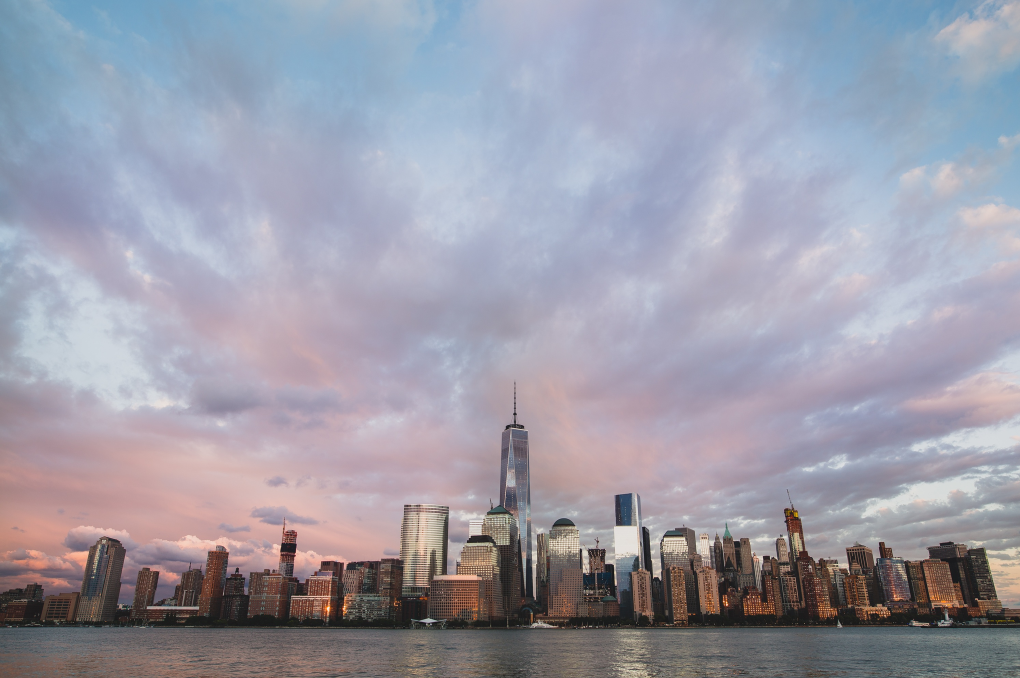
#> input picture test-images/0057.png, 2040 x 1356 px (shown at 1/2 size)
$ python -i image_profiler.py   (imports and definitions only)
#> lines starting #> are read from the running program, lines starting #| are printed output that depends on the picture
#> in profile_image, img is the input picture: PIL image 2040x1356 RGB; mean R, G, B 155.9, 155.6, 168.7
#!/usr/bin/env python3
# =============================================================================
# BSD 2-Clause License
# Copyright (c) 2026, Jeremy Pickett. All rights reserved.
# =============================================================================
"""
Image Profiler
==============
Extracts a rich, structured profile from every image that passes through
the provenance pipeline — combining technical pixel analysis with semantic
scene analysis from Claude Haiku.

TWO CHANNELS
------------
Technical (no API, instant):
  Pixel statistics, color temperature, entropy, aspect ratio, and all
  provenance payload fields extracted during embedding.

Semantic (Haiku vision, ~$0.001/image):
  Scene type, lighting, time of day, weather, subject distance, color mood,
  crowd density, geographic region, and more — all returned as structured JSON.

OUTPUT
------
A flat dict per image, suitable for direct insertion into a database table,
or accumulated as JSONL for batch analysis.

The profile is designed to be the foundation of a two-table attack/enrichment
schema:
  Table 1: image_profiles   — one row per image, all 37 fields
  Table 2: image_events     — join on creator_id + hash, many-to-many
                              with attack_mitigations, threat_intel, etc.

USAGE
-----
  # Single image
  from image_profiler import profile_image
  record = profile_image("path/to/image.jpg")

  # With provenance manifest (adds payload fields)
  record = profile_image("path/to/image.jpg",
                          markers=markers, sentinels=sentinels,
                          payload_int=payload_int)

  # Corpus
  python image_profiler.py -i /path/to/DIV2K -o profiles.jsonl -n 50

NOTES
-----
- Haiku is called with a compact, strict JSON-only prompt. No preamble.
  If the response is not valid JSON, semantic fields default to "unknown".
- The API key is read from ANTHROPIC_API_KEY environment variable.
- If the API key is absent, semantic analysis is skipped gracefully.
- Technical analysis always runs without any API dependency.
"""

# Bootstrap: resolve project src/ directory regardless of invocation location
# [6 lines not run here, left out]

import os
import io
import sys
import json
import math
import base64
import time
import urllib.request
import urllib.error
import numpy as np
from PIL import Image
from datetime import datetime, timezone


# =============================================================================
# CONSTANTS
# =============================================================================

HAIKU_MODEL     = "claude-haiku-4-5-20251001"
ANTHROPIC_URL   = "https://api.anthropic.com/v1/messages"
ANTHROPIC_VER   = "2023-06-01"
MAX_TOKENS      = 512
RESIZE_MAX      = 1024     # longest edge for Haiku input
JPEG_QUALITY    = 85       # re-encode quality for API input (smaller payload)

SEMANTIC_FIELDS_DEFAULT = {
    "scene_type":                    "unknown",
    "lighting_quality":              "unknown",
    "time_of_day":                   "unknown",
    "weather":                       "unknown",
    "approximate_subject_distance":  "unknown",
    "depth_of_field":                "unknown",
    "dominant_colors":               ["unknown", "unknown", "unknown"],
    "color_mood":                    "unknown",
    "subject_category":              "unknown",
    "crowd_density":                 "unknown",
    "motion_blur":                   "unknown",
    "image_quality":                 "unknown",
    "contains_text":                 False,
    "contains_faces":                False,
    "contains_recognizable_landmark":False,
    "estimated_geographic_region":   "unknown",
    "extreme_weather_present":       False,
    "notable_elements":              "",
}

SEMANTIC_PROMPT = """\
Analyze this image and return ONLY a JSON object with these exact keys.
No preamble, no explanation, no markdown. Raw JSON only.

{
  "scene_type": one of [outdoor, indoor, studio, abstract],
  "lighting_quality": one of [harsh, soft, diffuse, artificial, mixed, unknown],
  "time_of_day": one of [dawn, morning, midday, afternoon, dusk, night, unknown],
  "weather": one of [clear, cloudy, overcast, rain, snow, fog, haze, unknown],
  "approximate_subject_distance": one of [close, medium, distant, aerial, unknown],
  "depth_of_field": one of [shallow, deep, unknown],
  "dominant_colors": [color1, color2, color3] as plain English words,
  "color_mood": one of [warm, cool, neutral, high-contrast, desaturated],
  "subject_category": one of [person, animal, landscape, architecture, object, text, abstract, mixed],
  "crowd_density": one of [none, sparse, moderate, dense, unknown],
  "motion_blur": one of [none, mild, strong, unknown],
  "image_quality": one of [high, medium, low, compressed],
  "contains_text": true or false,
  "contains_faces": true or false,
  "contains_recognizable_landmark": true or false,
  "estimated_geographic_region": continent name or "unknown",
  "extreme_weather_present": true or false,
  "notable_elements": brief description max 20 words
}"""


# =============================================================================
# TECHNICAL ANALYSIS
# =============================================================================

def _color_temp_estimate(mean_r, mean_b):
    """
    Rough color temperature estimate from R/B ratio.
    Formula: higher R/B = warmer (lower K), lower R/B = cooler (higher K).
    Range: ~2000K (candlelight) to ~10000K (overcast sky).
    """
    if mean_b < 1:
        return 6500
    ratio = mean_r / mean_b
    # Empirical fit: ratio ~1.8 ≈ 3200K (tungsten), ~1.0 ≈ 6500K (daylight), ~0.7 ≈ 9000K (shade)
    try:
        k = int(6500 / (ratio ** 1.5))
        return max(1500, min(12000, k))
    except Exception:
        return 6500


def _entropy(channel):
    """Shannon entropy of a single channel in bits."""
    hist, _ = np.histogram(channel.flatten(), bins=256, range=(0, 256))
    hist     = hist[hist > 0].astype(float)
    probs    = hist / hist.sum()
    return float(-np.sum(probs * np.log2(probs)))


def technical_profile(pixels, filename="",
                       markers=None, sentinels=None, payload_int=None):
    """
    Extract technical statistics from pixel array.
    All computation is local — no API calls.
    """
#> called with filename = '0057.png'
    h, w = pixels.shape[:2]
#> h = 1356; w = 2040
    r, g, b = pixels[:,:,0], pixels[:,:,1], pixels[:,:,2]
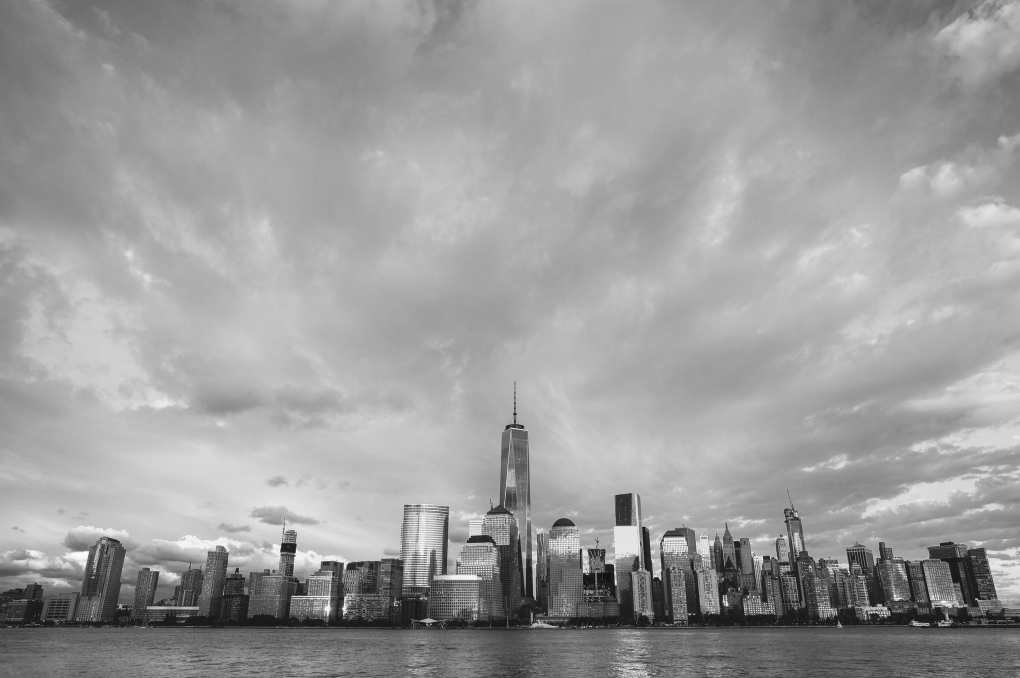
#> r: shape (1356, 2040) (shown at 1/2 size); min 3, max 255, mean 155.9
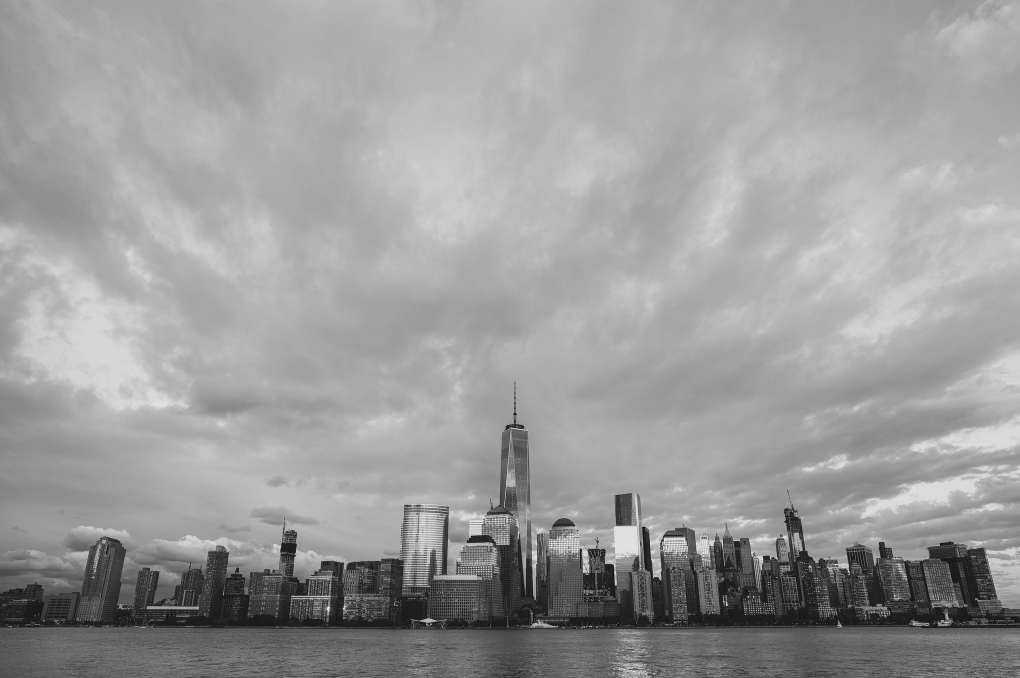
#> g: shape (1356, 2040) (shown at 1/2 size); min 2, max 255, mean 155.6
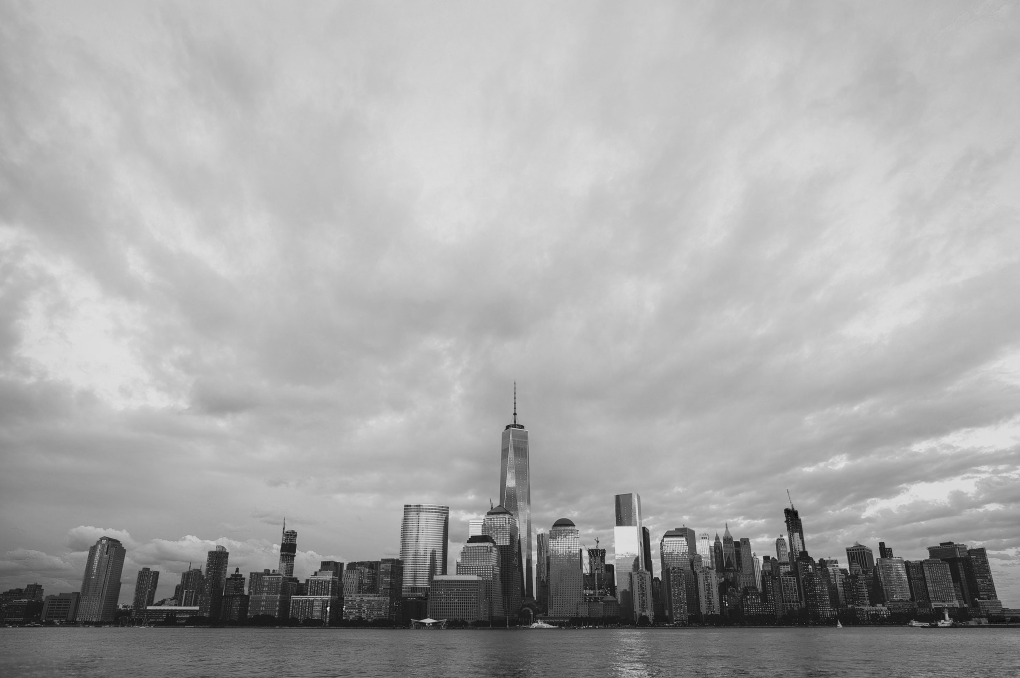
#> b: shape (1356, 2040) (shown at 1/2 size); min 0, max 255, mean 168.7

    mean_r = float(np.mean(r))
#> mean_r = 155.9
    mean_g = float(np.mean(g))
#> mean_g = 155.6
    mean_b = float(np.mean(b))
#> mean_b = 168.7

    # Luminance (ITU-R BT.601)
    luma   = (0.299 * r.astype(float) +
              0.587 * g.astype(float) +
              0.114 * b.astype(float))
    mean_luma = float(np.mean(luma))
#> mean_luma = 157.2
    std_luma  = float(np.std(luma))
#> std_luma = 40.82

    # Channel dominance
    ranked = sorted(
        [("R", mean_r), ("G", mean_g), ("B", mean_b)],
        key=lambda x: -x[1]
    )
#> ranked = [('B', 168.7), ('R', 155.9), ('G', 155.6)]
    channel_dominance = ">".join(c for c, _ in ranked)

    # Entropy per channel
    entropy_r = _entropy(r)
#> in _entropy, `hist, _ = np.histogram(channel.flatten(), bins=256, range=(0, 256))`: hist = 256 values, max 55918 at index 169, min 0 at index 0, mean 10805.6
#> in _entropy, `hist     = hist[hist > 0].astype(float)`: hist = 252 values, max 55918 at index 165, min 1 at index 0, mean 10977.1
#> in _entropy, `probs    = hist / hist.sum()`: probs = 252 values, max 0.0202 at index 165, min 3.62e-07 at index 0, mean 0.00397
#> entropy_r = 7.07
    entropy_g = _entropy(g)
#> entropy_g = 6.72
    entropy_b = _entropy(b)
#> entropy_b = 6.84

    # Color temperature
    color_temp_k = _color_temp_estimate(mean_r, mean_b)
#> in _color_temp_estimate, `ratio = mean_r / mean_b`: ratio = 0.924
#> in _color_temp_estimate, `k = int(6500 / (ratio ** 1.5))`: k = 7312
#> color_temp_k = 7312

    # Aspect ratio as simplified fraction
    from math import gcd
    g_ = gcd(w, h)
#> g_ = 12
    aspect = f"{w//g_}:{h//g_}"
#> aspect = '170:113'

    # Provenance fields
    n_markers   = len(markers)   if markers   else 0
    n_sentinels = len(sentinels) if sentinels else 0
    n_sections  = n_sentinels // 2 if sentinels else 0

    payload_fields = {}
    if payload_int is not None:
        p = int(payload_int) & 0xFFFFFF
        payload_fields = {
            "creator_id_fragment": (p >> 16) & 0xFF,
            "hash_fragment":       (p >> 8)  & 0xFF,
            "protocol_version":    (p >> 4)  & 0x0F,
            "flags":               (p >> 0)  & 0x0F,
        }

    return {
        "filename":          filename,
        "width":             w,
        "height":            h,
        "aspect_ratio":      aspect,
        "mean_r":            round(mean_r, 2),
        "mean_g":            round(mean_g, 2),
        "mean_b":            round(mean_b, 2),
        "mean_luminance":    round(mean_luma, 2),
        "luminance_std":     round(std_luma, 2),
        "color_temp_est_K":  color_temp_k,
        "channel_dominance": channel_dominance,
        "entropy_r":         round(entropy_r, 4),
        "entropy_g":         round(entropy_g, 4),
        "entropy_b":         round(entropy_b, 4),
        "n_markers":         n_markers,
        "n_sections":        n_sections,
        "n_sentinels":       n_sentinels,
        "payload_int":       payload_int,
        **payload_fields,
    }


# =============================================================================
# SEMANTIC ANALYSIS — HAIKU VISION
# =============================================================================

# [13 lines left out: function _pixels_to_base64_jpeg, not called in this run]


def semantic_profile(pixels, api_key=None):
    """
    Call Claude Haiku with vision to extract semantic scene metadata.
    Returns dict of semantic fields. Falls back to defaults on any error.
    """
    if api_key is None:
        api_key = os.environ.get("ANTHROPIC_API_KEY", "")
    if not api_key:
        return {**SEMANTIC_FIELDS_DEFAULT, "_semantic_source": "skipped_no_api_key"}

    try:
        b64 = _pixels_to_base64_jpeg(pixels)

        payload = json.dumps({
            "model":      HAIKU_MODEL,
            "max_tokens": MAX_TOKENS,
            "messages": [{
                "role": "user",
                "content": [
                    {
                        "type":   "image",
                        "source": {
                            "type":       "base64",
                            "media_type": "image/jpeg",
                            "data":       b64,
                        },
                    },
                    {"type": "text", "text": SEMANTIC_PROMPT},
                ],
            }],
        }).encode("utf-8")

        req = urllib.request.Request(
            ANTHROPIC_URL,
            data=payload,
            headers={
                "Content-Type":      "application/json",
                "x-api-key":         api_key,
                "anthropic-version": ANTHROPIC_VER,
            },
            method="POST",
        )

        with urllib.request.urlopen(req, timeout=30) as resp:
            data   = json.loads(resp.read().decode("utf-8"))
            text   = data["content"][0]["text"].strip()
            # Strip any accidental markdown fences
            if text.startswith("```"):
                text = text.split("```")[1]
                if text.startswith("json"):
                    text = text[4:]
            result = json.loads(text)

        # Merge with defaults to fill any missing keys
        merged = {**SEMANTIC_FIELDS_DEFAULT, **result}
        merged["_semantic_source"] = "haiku"
        return merged

    except urllib.error.HTTPError as e:
        return {**SEMANTIC_FIELDS_DEFAULT,
                "_semantic_source": f"error_http_{e.code}"}
    except json.JSONDecodeError as e:
        return {**SEMANTIC_FIELDS_DEFAULT,
                "_semantic_source": f"error_json_{str(e)[:40]}"}
    except Exception as e:
        return {**SEMANTIC_FIELDS_DEFAULT,
                "_semantic_source": f"error_{type(e).__name__}"}


# =============================================================================
# COMBINED PROFILE
# =============================================================================

def profile_image(path_or_pixels, markers=None, sentinels=None,
                  payload_int=None, api_key=None, skip_semantic=False):
    """
    Full profile: technical + semantic.

    Args:
        path_or_pixels: file path (str) or numpy RGB array
        markers:        list of marker dicts from embed manifest (optional)
        sentinels:      list of sentinel dicts from embed manifest (optional)
        payload_int:    24-bit payload integer (optional)
        api_key:        Anthropic API key (reads ANTHROPIC_API_KEY if None)
        skip_semantic:  if True, skip Haiku call (technical only)

    Returns:
        Flat dict with ~37 fields + metadata
    """
    t0 = time.time()

    # Load pixels
    if isinstance(path_or_pixels, str):
        filename = os.path.basename(path_or_pixels)
        img      = Image.open(path_or_pixels).convert("RGB")
        pixels   = np.array(img, dtype=np.uint8)
    else:
        filename = ""
        pixels   = path_or_pixels

    tech  = technical_profile(pixels, filename, markers, sentinels, payload_int)
#> tech = 18 items
    sem   = {} if skip_semantic else semantic_profile(pixels, api_key)
#> sem = 19 items

    record = {
        **tech,
        **sem,
        "profiled_at": datetime.now(timezone.utc).isoformat(),
        "profile_ms":  round((time.time() - t0) * 1000, 1),
    }
    return record


# =============================================================================
# CORPUS RUN
# =============================================================================

# [45 lines left out: function run_profiler, not called in this run]


# =============================================================================
# MAIN
# =============================================================================

# [21 lines not run here, left out]

>>> result = profile_image('../../test-images/0057.png')
#> result = 39 items
